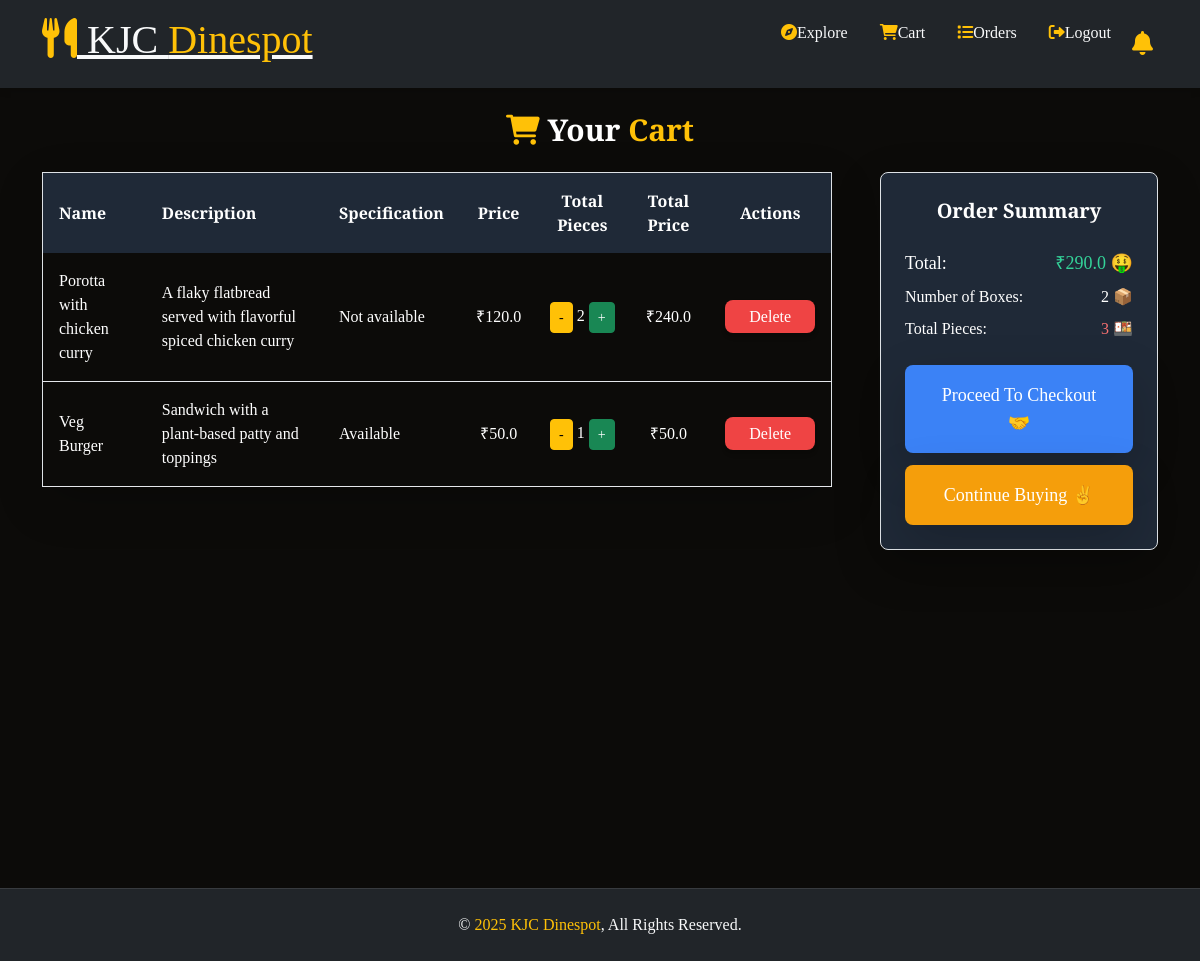
The app's page /cart/ (signed in) with its own data.
### canteenapp/models.py (models this page shows, shortened)
class CartItem(models.Model):
    ORDER_STATUS = (
        ('Preparing', 'Preparing'),
        ('Ready', 'Ready'),
        ('Delivered', 'Delivered'),
    )
    PAYMENT_STATUS = (
        ('Pending', 'Pending'),
        ('Completed', 'Completed'),
        ('Failed', 'Failed'),
    )
    user = models.ForeignKey(User, on_delete=models.CASCADE, related_name="cart_items")
    item = models.ForeignKey(Item, on_delete=models.CASCADE, related_name="cart_items")
    ordered = models.BooleanField(default=False)
    quantity = models.IntegerField(default=1)
    ordered_date = models.DateTimeField(default=timezone.now)  # Set only when ordered
    delivery_date = models.DateTimeField(null=True, blank=True)  # Tracks delivery time
    status = models.CharField(max_length=20, choices=ORDER_STATUS, default='Preparing')
    payment_status = models.CharField(max_length=20, choices=PAYMENT_STATUS, default='Pending')
    payment = models.ForeignKey('Payment', null=True, blank=True, on_delete=models.SET_NULL)  # New field
    def subtotal(self):
        return self.quantity * self.item.price

class Item(models.Model):
    LABELS = (
        ('BestSeller', 'BestSeller'),
        ('New', 'New'),
        ('Spicy🔥', 'Spicy🔥'),
    )
    CATEGORY = (
        ('Special', 'Special'),
        ('Juice', 'Juice'),
        ('Shake', 'Shake'),
        ('Snack', 'Snack'),
    )
    STATUS = (
        ('Available','Available'),
        ('Not available','Not available')
    )
    title = models.CharField(max_length=150)
    description = models.CharField(max_length=250, blank=True)
    price = models.FloatField()
    pieces = models.IntegerField(default=6)
    category = models.CharField(max_length=25, choices=CATEGORY, blank=True)
    instructions = models.CharField(max_length=250, choices=STATUS, blank=True)
    image = models.ImageField(default='default.png', upload_to='images/')
    labels = models.CharField(max_length=25, choices=LABELS, blank=True)
    canteen = models.ForeignKey(Canteen, on_delete=models.CASCADE, related_name="items")

### canteenapp/views.py (the view)
# urls.py: path('cart/', views.view_cart, name='view_cart'),
def view_cart(request):
    user_id = request.session.get('user_id')
    user = get_object_or_404(User, id=user_id)
    cart_items = CartItem.objects.filter(user=user, ordered=False)
    total_price = sum(item.subtotal() for item in cart_items)
    total_pieces = sum(item.quantity for item in cart_items)
    num_boxes = len(cart_items)
    canteen = cart_items.first().item.canteen if cart_items.exists() else None
    context = {
        'cart_items': cart_items,
        'total_price': total_price,
        'total_pieces': total_pieces,
        'num_boxes': num_boxes,
        'canteen': canteen,
    }
    return render(request, "cart.html", context)

### canteenapp/templates/cart.html (shortened to what this page needs)
{% extends 'block_list.html' %}
{% load static %}
{% block content %}
<div class="container mx-auto p-6 min-h-screen">
    <h1 class="text-center text-3xl font-bold mb-6"><i class="fas fa-shopping-cart text-warning"></i> Your <span class="text-warning">Cart</span></h1>
    {% if cart_items %}
    <div class="flex justify-between items-start gap-6">
        <div class="w-full">
            <table class="w-full border border-gray-300 rounded-lg shadow-lg">
                <thead class="bg-gray-800 text-white">
                    <tr>
                        <th class="p-3 text-left">Name</th>
                        <th class="p-3 text-left">Description</th>
                        <th class="p-3 text-left">Specification</th>
                        <th class="p-3 text-center">Price</th>
                        <th class="p-3 text-center">Total Pieces</th>
                        <th class="p-3 text-center">Total Price</th>
                        <th class="p-3 text-center">Actions</th>
                    </tr>
                </thead>
                <tbody>
                    {% for cart_item in cart_items %}
                    <tr class="border-b border-gray-200 even:bg-gray-100 hover:bg-gray-700 transition-all">
                        <td class="p-3">{{ cart_item.item.title }}</td>
                        <td class="p-3">{{ cart_item.item.description }}</td>
                        <td class="p-3">{{ cart_item.item.instructions }}</td>
                        <td class="p-3 text-center">₹{{ cart_item.item.price }}</td>
                        <td class="text-center">
                            <a href="{% url 'update-cart' cart_item.pk 'decrease' %}" class="btn btn-sm btn-warning">-</a>
                            {{ cart_item.quantity }}
                            <a href="{% url 'update-cart' cart_item.pk 'increase' %}" class="btn btn-sm btn-success">+</a>
                        </td>
                        <td class="text-center">₹{{ cart_item.subtotal }}</td>
                        <td class="p-3 text-center">
                            <a href="{% url 'remove-from-cart' cart_item.pk %}"
                               class="no-underline bg-red-500 hover:bg-red-700 text-white px-4 py-2 rounded-lg shadow-md transition-all"
                               onclick="return confirm('Are you sure you want to delete?')">
                                Delete
                            </a>
                        </td>
                    </tr>
                    {% endfor %}
                </tbody>
            </table>
        </div>
        <div class="w-1/3 bg-gray-800 justify-end shadow-lg rounded-lg p-4 border border-gray-500 text-white ml-6">
            <h3 class="text-xl font-semibold mb-4 text-center">Order Summary</h3>
            <div class="flex justify-between text-lg font-medium">
                <span>Total:</span>
                <span class="text-green-400">₹{{ total_price }} 🤑</span>
            </div>
            <div class="flex justify-between mt-2">
                <span>Number of Boxes:</span>
                <span class="text-orange-400">{{ num_boxes }} 📦</span>
            </div>
            <div class="flex justify-between mt-2">
                <span>Total Pieces:</span>
                <span class="text-red-400">{{ total_pieces }} 🍱</span>
            </div>
            <div class="mt-6 space-y-3">
                <button onclick="openModal1()" class="block w-full bg-blue-500 hover:bg-blue-700 text-white text-lg font-medium px-6 py-3 rounded-lg shadow-lg text-center transition-all">
                    Proceed To Checkout 🤝
                </button>
                {% if canteen and canteen.id %}
                <a href="{% url 'canteen_menu' canteen_id=canteen.id %}" class="no-underline block w-full bg-yellow-500 hover:bg-yellow-700 text-white text-lg font-medium px-6 py-3 rounded-lg text-center shadow-lg transition-all">
                    Continue Buying ✌️
                </a>
                {% else %}
                <a href="#" class="block w-full bg-gray-500 cursor-not-allowed text-white text-lg font-medium px-6 py-3 rounded-lg text-center shadow-lg transition-all">
                    No Canteen Selected 🚫
                </a>
                {% endif %}
            </div>
        </div>
    </div>
    {% else %}
    <h4 class="text-center text-xl font-semibold mt-6">Sorry, your cart is empty... Please add items!!!</h4>
    {% endif %}
</div>
{% endblock %}

### static/css/style.css (style rules this page uses)
body { font-family: 'Playfair Display', serif; background-color: #0c0b09; background-size: cover; color: #fff; margin: 0; width: 100%; height: 100vh; }
.btn-warning { color: #000; }

### records on screen
CartItem: item "Porotta with chicken curry", item.description "A flaky flatbread served with flavorful spiced chicken curry", item.instructions "Not available", item.price "120.0", quantity "2", subtotal "240.0"
CartItem: item "Veg Burger", item.description "Sandwich with a plant-based patty and toppings", item.instructions "Available", item.price "50.0", quantity "1", subtotal "50.0"

### other values on screen
{{ total_price }} "290.0"
{{ num_boxes }} "2"
{{ total_pieces }} "3"
